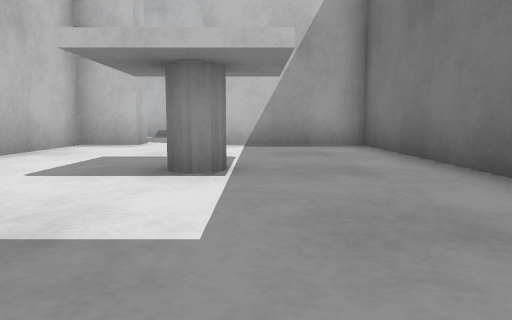
view 1 (above)

12 first-person views from a walk through a world built for the Gazebo simulator. The camera is 0.5 m above the floor, tilts 6° down and sees 70° across. The floor is counted in squares, 1 m on a side. Each view is taken from the middle of a square. On the plan, view 1 faces up. The plan holds only what a view shows up to about 9 squares ahead; the rest is blank.

view 2
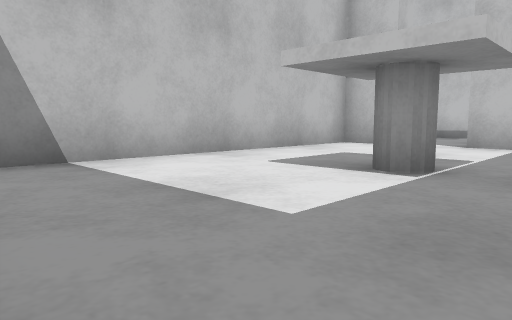

view 3
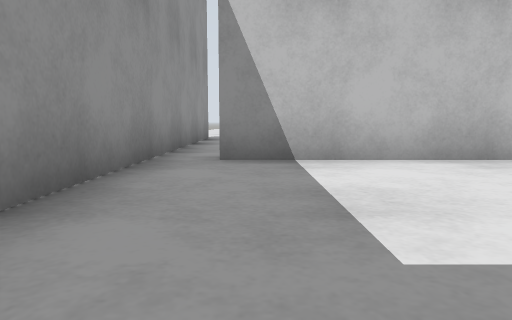

view 4
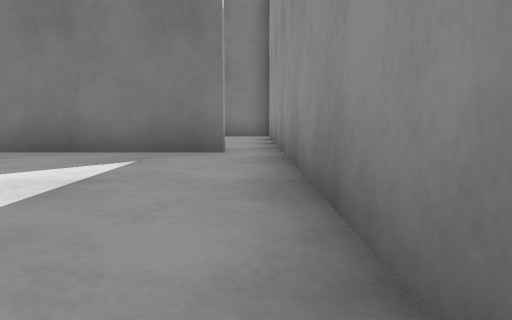

view 5
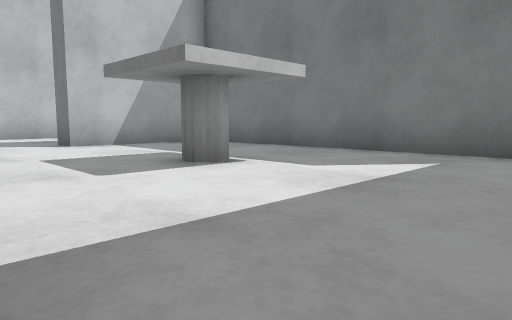

view 6
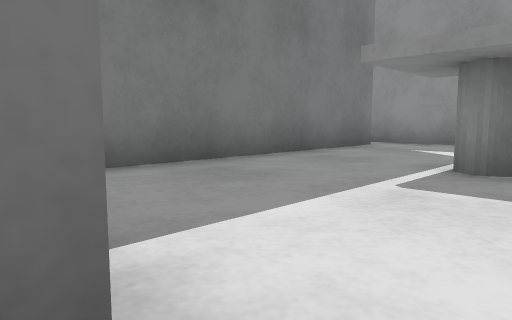

view 7
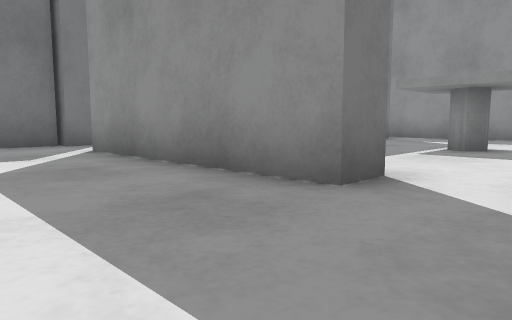

view 8
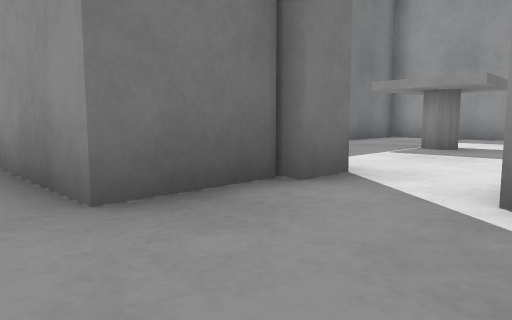

view 9
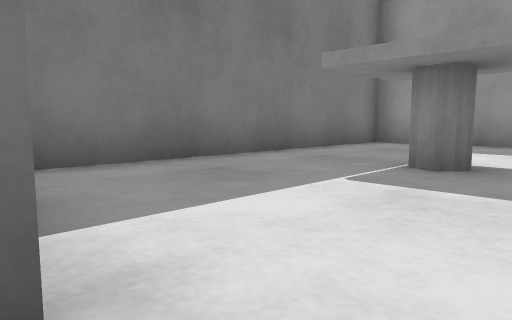

view 10
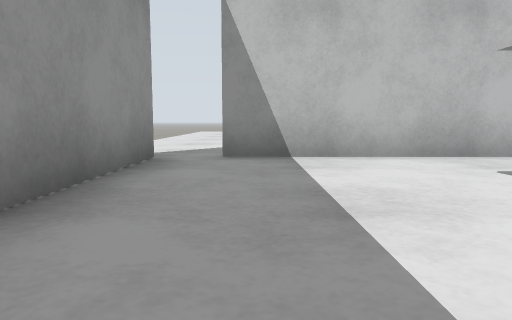

view 11
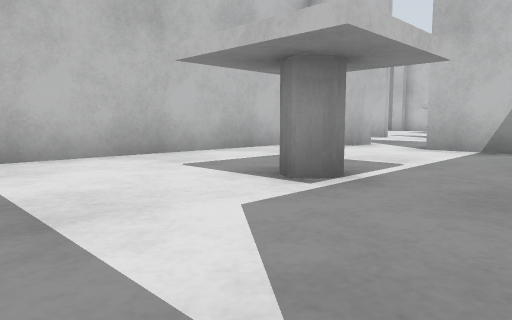

view 12
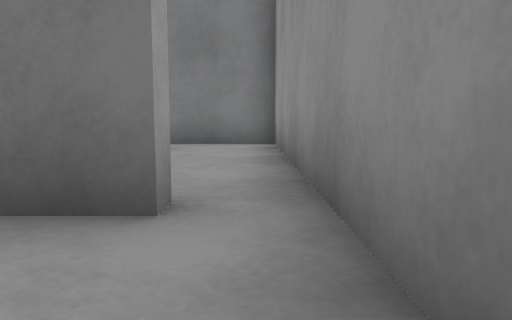

### Floor plan
Key: @ floor where view 1 was taken; # wall or solid block; . floor; T thing the floor can be seen under or through.
Columns run from 14 left of view 1 to 2 right of it. Each row starts with its distance up from view 1.
 11      ....  ....
 10      ........####
  9      ........####
  8     ##.#####.####
  7     #.....#.....#
  6     #.....#.....#
  5     #.TT..#.....#
  4     #.TTT.#..TT.#
  3     #.TTT.#..TT.#
  2     #.....#.....#
  1     #.....#.....#
  0 ..............@.#
 -1 ....#############

Where each view was taken, in squares from view 1:
view 1: 0 up, 0 right, facing up
view 2: 0 up, 1 right, facing up-left
view 3: 1 up, 1 right, facing left
view 4: 0 up, 10 left, facing right
view 5: 0 up, 10 left, facing up-right
view 6: 8 up, 8 left, facing down-right
view 7: 11 up, 9 left, facing down-right
view 8: 11 up, 3 left, facing down-right
view 9: 8 up, 2 left, facing down-right
view 10: 1 up, 5 left, facing left
view 11: 1 up, 5 left, facing up-left
view 12: 0 up, 6 left, facing right
